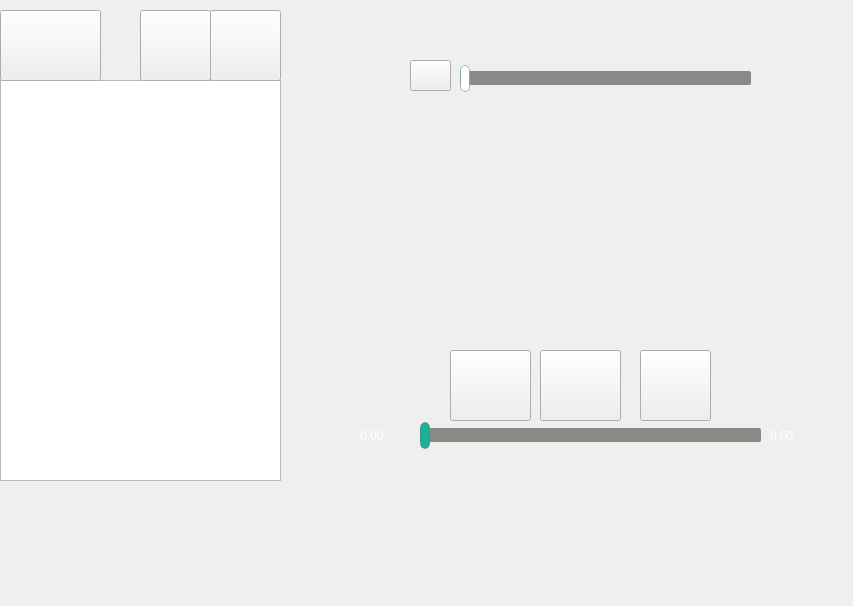
<?xml version="1.0" encoding="UTF-8"?>
<ui version="4.0">
 <class>Widget</class>
 <widget class="QWidget" name="Widget">
  <property name="geometry">
   <rect>
    <x>0</x>
    <y>0</y>
    <width>853</width>
    <height>606</height>
   </rect>
  </property>
  <property name="windowTitle">
   <string>Widget</string>
  </property>
  <property name="styleSheet">
   <string notr="true"/>
  </property>
  <widget class="QListWidget" name="songsList">
   <property name="geometry">
    <rect>
     <x>0</x>
     <y>80</y>
     <width>281</width>
     <height>401</height>
    </rect>
   </property>
   <property name="font">
    <font>
     <family>Ubuntu</family>
     <pointsize>15</pointsize>
     <italic>false</italic>
     <bold>false</bold>
    </font>
   </property>
   <property name="styleSheet">
    <string notr="true">color: rgb(255, 255, 255);
font: 25 15pt &quot;Ubuntu&quot;;</string>
   </property>
  </widget>
  <widget class="QSlider" name="processSlider">
   <property name="geometry">
    <rect>
     <x>420</x>
     <y>420</y>
     <width>341</width>
     <height>31</height>
    </rect>
   </property>
   <property name="styleSheet">
    <string notr="true">QSlider::groove:horizontal {
  border: 0px solid #bbb;
}
 
QSlider::sub-page:horizontal {
  background: rgb(26,176,153);
  border-radius: 0px;
  margin-top: 8px;
  margin-bottom: 9px;
}

QSlider::add-page:horizontal {
  background:  rgb(136, 138, 133);
  border: 0px solid #777; 
  border-radius: 2px; 
  margin-top: 8px; 
  margin-bottom: 9px; 
}
 
QSlider::handle:horizontal { 
  background: rgb(26,176,153); 
  border: 1px solid rgba(102,102,102,102); 
  width: 8px; 
  height: 8px; 
  border-radius: 5px; 
  margin-top: 2px; 
  margin-bottom: 2px; 
}
 
QSlider::handle:horizontal:hover { 
  background: rgb(26,176,153); 
  border: 1px solid rgba(102,102,102,102); 
  border-radius: 5px; 
}
 
QSlider::sub-page:horizontal:disabled { 
  background: #bbb; 
  border-color: #999; 
}
 
QSlider::add-page:horizontal:disabled { 
  background: #eee; 
  border-color: #999; 
}
 
QSlider::handle:horizontal:disabled { 
  background: #eee; 
  border: 1px solid #aaa; 
  border-radius: 4px; 
}</string>
   </property>
   <property name="orientation">
    <enum>Qt::Horizontal</enum>
   </property>
  </widget>
  <widget class="QLabel" name="totalTimeLabel">
   <property name="geometry">
    <rect>
     <x>770</x>
     <y>410</y>
     <width>80</width>
     <height>51</height>
    </rect>
   </property>
   <property name="styleSheet">
    <string notr="true">color: rgb(255, 255, 255);
font: 25 13pt &quot;Ubuntu&quot;;</string>
   </property>
   <property name="text">
    <string>0:00</string>
   </property>
  </widget>
  <widget class="QPushButton" name="addSongsButton">
   <property name="geometry">
    <rect>
     <x>0</x>
     <y>10</y>
     <width>101</width>
     <height>71</height>
    </rect>
   </property>
   <property name="font">
    <font>
     <pointsize>12</pointsize>
    </font>
   </property>
   <property name="styleSheet">
    <string notr="true">color: rgb(135, 0, 200);</string>
   </property>
   <property name="text">
    <string/>
   </property>
  </widget>
  <widget class="QPushButton" name="clearButton">
   <property name="geometry">
    <rect>
     <x>210</x>
     <y>10</y>
     <width>71</width>
     <height>71</height>
    </rect>
   </property>
   <property name="font">
    <font>
     <pointsize>12</pointsize>
    </font>
   </property>
   <property name="styleSheet">
    <string notr="true">color: rgb(135, 0, 200);</string>
   </property>
   <property name="text">
    <string/>
   </property>
  </widget>
  <widget class="QPushButton" name="delectButton">
   <property name="geometry">
    <rect>
     <x>140</x>
     <y>10</y>
     <width>71</width>
     <height>71</height>
    </rect>
   </property>
   <property name="font">
    <font>
     <pointsize>12</pointsize>
    </font>
   </property>
   <property name="styleSheet">
    <string notr="true">color: rgb(135, 0, 200);</string>
   </property>
   <property name="text">
    <string/>
   </property>
  </widget>
  <widget class="QLabel" name="presentTimeLabel">
   <property name="geometry">
    <rect>
     <x>360</x>
     <y>410</y>
     <width>61</width>
     <height>51</height>
    </rect>
   </property>
   <property name="styleSheet">
    <string notr="true">color: rgb(255, 255, 255);
font: 25 13pt &quot;Ubuntu&quot;;</string>
   </property>
   <property name="text">
    <string>0:00</string>
   </property>
  </widget>
  <widget class="QLabel" name="label">
   <property name="geometry">
    <rect>
     <x>310</x>
     <y>150</y>
     <width>511</width>
     <height>41</height>
    </rect>
   </property>
   <property name="styleSheet">
    <string notr="true">color: rgb(255, 255, 255);
font: 13pt &quot;Source Code Pro&quot;;</string>
   </property>
   <property name="text">
    <string/>
   </property>
  </widget>
  <widget class="QLabel" name="label_2">
   <property name="geometry">
    <rect>
     <x>310</x>
     <y>210</y>
     <width>511</width>
     <height>41</height>
    </rect>
   </property>
   <property name="styleSheet">
    <string notr="true">color: rgb(26, 176, 153);
font: 13pt &quot;Ubuntu&quot;;</string>
   </property>
   <property name="text">
    <string/>
   </property>
  </widget>
  <widget class="QLabel" name="label_background">
   <property name="geometry">
    <rect>
     <x>0</x>
     <y>0</y>
     <width>861</width>
     <height>611</height>
    </rect>
   </property>
   <property name="styleSheet">
    <string notr="true">background-image: url(:/pic/musicstop.jpg)</string>
   </property>
   <property name="text">
    <string/>
   </property>
  </widget>
  <widget class="QPushButton" name="previousButton">
   <property name="geometry">
    <rect>
     <x>450</x>
     <y>350</y>
     <width>81</width>
     <height>71</height>
    </rect>
   </property>
   <property name="text">
    <string/>
   </property>
  </widget>
  <widget class="QPushButton" name="playPauseButton">
   <property name="geometry">
    <rect>
     <x>540</x>
     <y>350</y>
     <width>81</width>
     <height>71</height>
    </rect>
   </property>
   <property name="text">
    <string/>
   </property>
  </widget>
  <widget class="QPushButton" name="nextButton">
   <property name="geometry">
    <rect>
     <x>640</x>
     <y>350</y>
     <width>71</width>
     <height>71</height>
    </rect>
   </property>
   <property name="text">
    <string/>
   </property>
  </widget>
  <widget class="QLabel" name="label_volume">
   <property name="geometry">
    <rect>
     <x>420</x>
     <y>70</y>
     <width>18</width>
     <height>17</height>
    </rect>
   </property>
   <property name="styleSheet">
    <string notr="true">background-image: url(:/pic/音乐播放器_04.png);</string>
   </property>
   <property name="text">
    <string/>
   </property>
  </widget>
  <widget class="QPushButton" name="volumeButton">
   <property name="geometry">
    <rect>
     <x>410</x>
     <y>60</y>
     <width>41</width>
     <height>31</height>
    </rect>
   </property>
   <property name="text">
    <string/>
   </property>
  </widget>
  <widget class="QSlider" name="volumeSlider">
   <property name="geometry">
    <rect>
     <x>460</x>
     <y>63</y>
     <width>291</width>
     <height>31</height>
    </rect>
   </property>
   <property name="styleSheet">
    <string notr="true">QSlider::groove:horizontal {
  border: 0px solid #bbb;
}

QSlider::sub-page:horizontal {
  background:  rgb(26,176,153);
  border-radius: 0px;
  margin-top: 8px;
  margin-bottom: 9px;
}
 
QSlider::add-page:horizontal {
  background:  rgb(136, 138, 133);
  border: 0px solid #777; 
  border-radius: 2px; 
  margin-top: 8px; 
  margin-bottom: 9px; 
}
 
QSlider::handle:horizontal { 
  background: rgb(255,255,255); 
  border: 1px solid rgba(102,102,102,102); 
  width: 8px; 
  height: 8px; 
  border-radius: 5px; 
  margin-top: 2px; 
  margin-bottom: 2px; 
}
 
QSlider::handle:horizontal:hover { 
  background: rgb(26,176,153); 
  border: 1px solid rgba(102,102,102,102); 
  border-radius: 5px; 
}
 
QSlider::sub-page:horizontal:disabled { 
  background: #bbb; 
  border-color: #999; 
}
 
QSlider::add-page:horizontal:disabled { 
  background: #eee; 
  border-color: #999; 
}
 
QSlider::handle:horizontal:disabled { 
  background: #eee; 
  border: 1px solid #aaa; 
  border-radius: 4px; 
}</string>
   </property>
   <property name="orientation">
    <enum>Qt::Horizontal</enum>
   </property>
  </widget>
  <widget class="QLabel" name="label_3">
   <property name="geometry">
    <rect>
     <x>310</x>
     <y>270</y>
     <width>511</width>
     <height>41</height>
    </rect>
   </property>
   <property name="styleSheet">
    <string notr="true">color: rgb(255, 255, 255);
font: 25 13pt &quot;Ubuntu&quot;;</string>
   </property>
   <property name="text">
    <string/>
   </property>
  </widget>
  <zorder>label_background</zorder>
  <zorder>songsList</zorder>
  <zorder>processSlider</zorder>
  <zorder>totalTimeLabel</zorder>
  <zorder>presentTimeLabel</zorder>
  <zorder>label</zorder>
  <zorder>label_2</zorder>
  <zorder>addSongsButton</zorder>
  <zorder>clearButton</zorder>
  <zorder>previousButton</zorder>
  <zorder>nextButton</zorder>
  <zorder>label_volume</zorder>
  <zorder>volumeSlider</zorder>
  <zorder>label_3</zorder>
  <zorder>playPauseButton</zorder>
  <zorder>volumeButton</zorder>
  <zorder>delectButton</zorder>
 </widget>
 <layoutdefault spacing="6" margin="11"/>
 <resources/>
 <connections/>
</ui>
